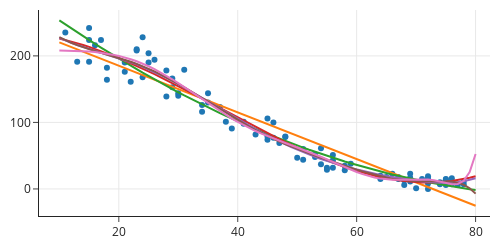

The notebook cell saved with this chart:
### Markdown cell above
The plot below places all of the fits on the same graph so that we can see how the higher degree polynomials bend more and more strangely.

### Code cell
ys = [make_ys(mod = mods[j], deg = degrees[j], xs = xs)
      for j in range(6)]

fig = go.Figure()

fig.add_trace(
    go.Scatter(x=X['temp'], y=y,
              mode="markers"))

fig.add_trace(
    go.Scatter(x=xs, y=ys[0]))

fig.add_trace(
    go.Scatter(x=xs, y=ys[1]))

fig.add_trace(
    go.Scatter(x=xs, y=ys[2]))

fig.add_trace(
    go.Scatter(x=xs, y=ys[3]))

fig.add_trace(
    go.Scatter(x=xs, y=ys[4]))

fig.add_trace(
    go.Scatter(x=xs, y=ys[5]))


fig.update_layout(height=250, width=500, showlegend=False)
fig.show()
